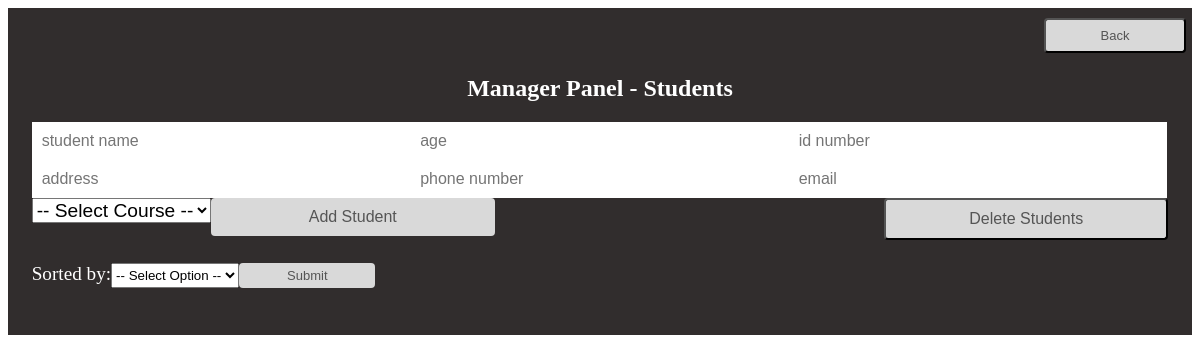
Before: /manager/manage_students (signed in) with the older database file.
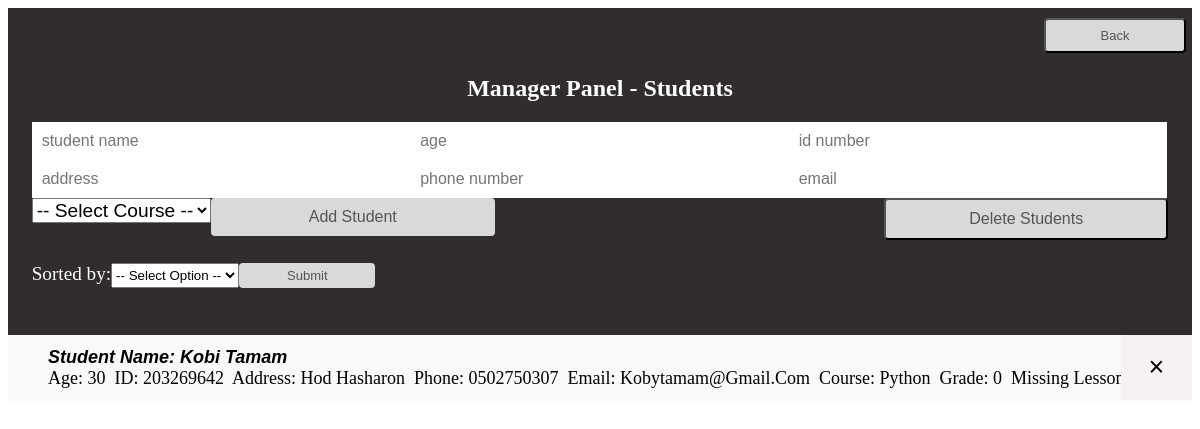
After: the same page with the newer database file.
### Students/models.py (models this page shows, shortened)
class Student(models.Model):
    name = models.CharField(max_length=256, unique=True, null=False, blank=False)
    age = models.IntegerField(default=0, null=False, blank=False)
    id = models.IntegerField(default=0, primary_key=True, null=False, blank=False)
    address = models.CharField(max_length=256, null=False, blank=False)
    phone = models.CharField(max_length=256, unique=True, null=False, blank=False)
    email = models.EmailField(max_length=256, unique=True, null=False, blank=False)
    course = models.CharField(max_length=256, null=False, blank=False)
    grade = models.IntegerField(default=0, null=False, blank=False)
    missing = models.IntegerField(default=0, null=False, blank=False)

### Students/views.py (the view)
# urls.py: path('manager/manage_students', views.manage_students, name='manage_students'),
@login_required
def manage_students(request):
    students = Student.objects.all().values_list()
    return render(request, "manage_students.html", {'students': students, "courses": ['Python','Java']})

### Students/templates/manage_students.html (shortened to what this page needs)
<!DOCTYPE html>
<html lang="en">
<head>
     <link rel="stylesheet" href="../static/stylet.css">
</head>
<body>
     <div class="header">
          <h2>Manager Panel - Students</h2>
          <form action="manage_students/add_student" method="POST">
               <input type="text" name="name" placeholder="student name" autofocus>
               <input type="number" name="age" placeholder="age">
               <input type="number" name="id" placeholder="id number">
               <input type="text" name="address" placeholder="address">
               <input type="number" name="phone" placeholder="phone number">
               <input type="email" name="email" placeholder="email">
               <div class="course">
                    <select name="course" id="course">
                       <option value="Select">-- Select Course --</option>
                    </select>
               </div>
               <input type="submit" value="Add Student" class="IButton">
               <a href="manage_students/delete_students"><button type="button" class="RButton">Delete Students</button></a>
          </form>
          <a href="/manager"><button type="button" class="TButton">Back</button></a>
          <form action="/manage_students/sorting_students" method="POST">
               <div class="sorting">
               <label for="sort">Sorted by:</label>
               <select name="sortedby" id="sort">
                    <option value="Select">-- Select Option --</option>
               </select>
               <input type="submit" value="Submit" class="SButton">
               </div>
          </form>
     </div>
     <ul>
          {% for name,age,id,address,phone,email,course,grade,missing in students %}
               <div>
               <form action="manage_students/delete_student" method="POST">
                    <a class="bold">Student Name: {{name}}</a><br>
                    <a>Age: {{age}}&nbsp</a>
                    <a>ID: {{id}}&nbsp</a>
                    <a>Address: {{address}}&nbsp</a>
                    <a>Phone: {{phone}}&nbsp</a>
                    <a>Email: {{email}}&nbsp</a>
                    <a>Course: {{course}}&nbsp</a>
                    <a>Grade: {{grade}}&nbsp</a>
                    <a>Missing Lessons: {{missing}}</a>
                    <input type="submit" value="&#215;" class="close">
               </form>
               </div>
          {% endfor %}
     </ul>
</body>
</html>

### Students/static/stylet.css (style rules this page uses)
* { box-sizing: border-box; }
ul { list-style-type: none; padding: 0; margin: 0; }
ul div { cursor: pointer; position: relative; padding: 12px 8px 12px 40px; background: #eee; font-size: 18px; transition: 0.2s; }
ul div:nth-child(odd) { background: #f9f9f9; }
.header { position: relative; background-color: #312d2d; padding: 4% 2%; color: white; text-align: center; }
.header:after { content: ""; display: table; clear: both; }
input { margin: 0; border: none; border-radius: 0; width: 33.3%; padding: 10px; float: left; font-size: 16px; }
.IButton { padding: 10px; width: 25%; background: #d9d9d9; color: #555; text-align: center; font-size: 16px; cursor: pointer; transition: 0.3s; border-radius: 4px; }
.SButton { padding: 5px; width: 12%; background: #d9d9d9; color: #555; text-align: center; font-size: 13px; cursor: pointer; transition: 0.3s; border-radius: 4px; }
.RButton { padding: 10px; width: 25%; background: #d9d9d9; color: #555; text-align: center; font-size: 16px; cursor: pointer; float: right; transition: 0.3s; border-radius: 4px; }
.TButton { position: absolute; right: 0.5%; top: 3%; padding: 8px; width: 12%; background: #d9d9d9; color: #555; text-align: center; font-size: 13px; cursor: pointer; transition: 0.3s; border-radius: 4px; }
.bold { font-weight: bold; font-style: italic; font-family: Arial, Helvetica, sans-serif; }
.close { position: absolute; right: 0; top: 0; width: 6%; background: rgb(247, 241, 241); font-size: 150%; padding: 17px 20px 17px 20px; }
.sorting { display: flex; position: relative; float: left; width: 100%; margin-left: 0; margin-top: 2%; font-size: 120%; }
.course { display: flex; position: relative; float: left; margin-left: 0; }
.course select { font-size: 120%; font-family: Arial, Helvetica, sans-serif; }

Changed rows visible on the page:
added Student: name "Kobi Tamam", age "30", id "203269642", address "Hod Hasharon", phone "0502750307", email "Kobytamam@Gmail.Com", course "Python", grade "0"
